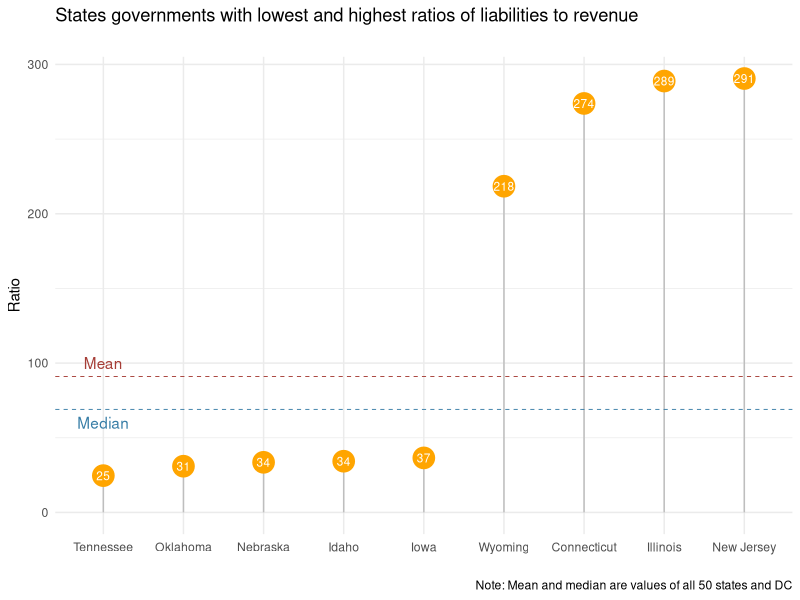
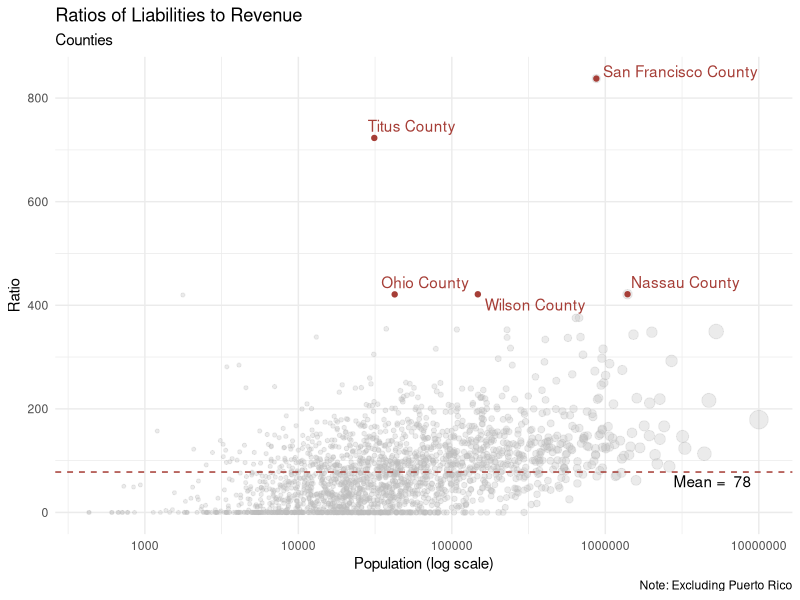
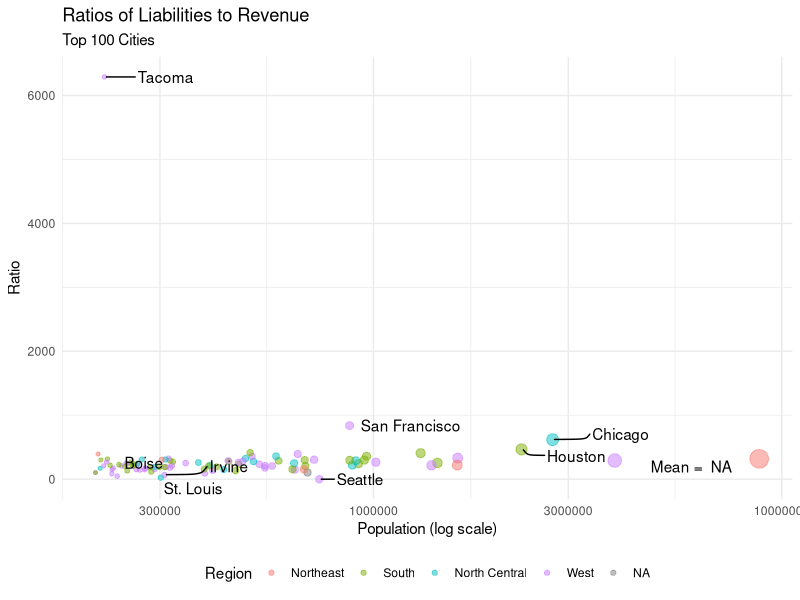

Reproduce these figures in R, in order.
## ---- chunk 1
knitr::opts_chunk$set(echo = FALSE, warning=FALSE, message=FALSE)
library(ggrepel)
library(ggplot2)
library(dplyr)
library(readr)
library(forcats)
options(scipen = 999)
## ---- chunk 2
states <- read_csv("states.csv")

#data
topstates_liabilities <- states %>% arrange(desc(lib_rev_ratio)) %>% slice(1:4)
bottomstate_liabilities <- states %>% arrange(lib_rev_ratio) %>% slice(1:5)


topstates_liabilities %>% rbind(bottomstate_liabilities) %>% 
  mutate(state = fct_reorder(state, lib_rev_ratio)) %>% 
  
#layer 1
    ggplot(aes(state, lib_rev_ratio)) +
  geom_segment(aes(x = state, xend = state, y = 0, yend = lib_rev_ratio), color = "grey") +
  geom_point(aes(state, lib_rev_ratio), color = "orange", size = 7) +
  
#layer2 
  geom_text(aes(label = round(lib_rev_ratio)), color = "white", size = 3) +
  
  
  # base
  geom_hline(yintercept = round(mean(states$lib_rev_ratio)),
             linetype = "dashed", color = "#a63e37", size = .3) +
  annotate(geom = "text", x = 1, y = 100, label = paste("Mean"), color = "#a63e37") +
  
    geom_hline(yintercept = round(median(states$lib_rev_ratio)),
             linetype = "dashed", color = "#377da6", size = .3) +
    annotate(geom = "text", x = 1, y = 60, label = paste("Median"), color = "#377da6") +
  
  
  #theme
  theme_minimal() +
  labs(
    x = "",
    y = "Ratio",
    title = "States governments with lowest and highest ratios of liabilities to revenue",
    subtitle = "",
    caption = "Note: Mean and median are values of all 50 states and DC")  +
  theme(axis.text.x = element_text(hjust = 0.5, vjust = 0.5)) 

## ---- chunk 3
library(viridis)
#counties
counties <- read_csv("counties.csv") %>% 
  filter(lib_rev_ratio != Inf & state != "Puerto Rico")

counties %>% 
  arrange(desc(lib_rev_ratio)) %>% slice(1:5) -> d 


counties %>% 
  filter(lib_rev_ratio != Inf & state != "Puerto Rico") %>% 
  ggplot(aes(population, lib_rev_ratio)) +
  geom_point(aes(size = population), color = "gray", alpha = .3) +
  
    # add lines 
  geom_hline(yintercept = round(mean(counties$lib_rev_ratio)),
             linetype = "dashed", color = "#a63e37", size = .5) +
    annotate(geom = "text", x = 5000000, y = 60, label = paste("Mean = ", round(mean(counties$lib_rev_ratio)))) +
  
  # top ones
  geom_point(aes(population, lib_rev_ratio), 
             data = d,
             color = "#a63e37") +
  
    geom_text_repel(aes(label = name), data = d,
                    nudge_y = 0.1, nudge_x = 0.1, segment.curvature = -0.1, color = "#a63e37") +
  
  
  scale_x_log10() + 
  scale_fill_viridis(discrete=TRUE, guide=FALSE, option="A") +
  #scale_color_viridis(option = "H") +
  labs(
    x = "Population (log scale)",
    y = "Ratio",
    title = "Ratios of Liabilities to Revenue",
    subtitle = "Counties", 
    caption = "Note: Excluding Puerto Rico") +
  guides(size = FALSE) +
  theme_minimal() 

## ---- chunk 4
cities <- read_csv("cities.csv")

region <- data.frame(state.name, state.region) %>% rename(state = state.name)

top_liab_rev_ratio <- cities %>% arrange(desc(lib_rev_ratio)) %>% slice(1:4)

bottom_liab_ratio <- cities %>% arrange(lib_rev_ratio) %>% slice(1:4)

cities %>% left_join(region) %>% 
  ggplot(aes(population, lib_rev_ratio)) +
  geom_point(aes(size = population, color = state.region), alpha = .5) +
  
    # add lines 
  geom_hline(yintercept = round(mean(cities$lib_rev_ratio)),
             linetype = "dashed", color = "gray", size = .5) +
    annotate(geom = "text", x = 6000000, y = 200, label = paste("Mean = ", round(mean(cities$lib_rev_ratio)))) +
  
  # top 4
  geom_text_repel(aes(label = city),
                  data = top_liab_rev_ratio, 
                  nudge_y = 0.1, nudge_x = 0.15, segment.curvature = -0.1) +
  
  # bottom 4
  geom_text_repel(aes(label = city), 
                  data = bottom_liab_ratio,
                  nudge_y = 0.1, nudge_x = 0.1, segment.curvature = -0.1) +
  
    
  scale_x_log10() +
  scale_fill_viridis(discrete=TRUE, guide=FALSE, option="A") +
  theme_minimal() +
  labs(
    x = "Population (log scale)",
    y = "Ratio",
    title = "Ratios of Liabilities to Revenue",
    subtitle = "Top 100 Cities") +
 guides(size = FALSE, color = guide_legend("Region")) +
  theme(legend.position = "bottom") 

